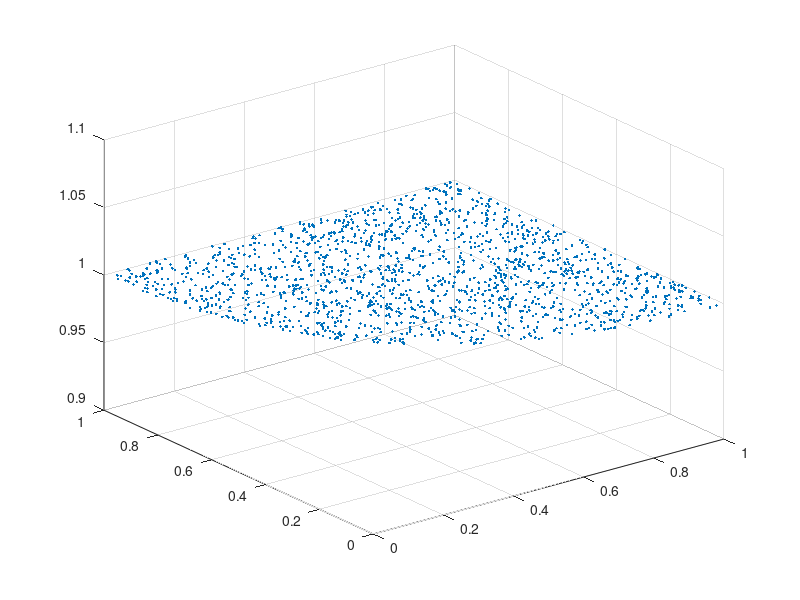

The MATLAB script that drew this image:
% Demo Ice Cream Cone

% Non-negative Matrix Factorization
% Hongyao Ma
% 10/01/2014

clear;
clc;
close all;

% Generate Random Points within [0, 1]^p
p = 3;
N = 2000;
x = rand(N, p);
% x = [1 1 1]
x(:,3) = 1;

% Get the ice-cream cone
ind_iceCreamCone = sum(x, 2) >= (p-1)^0.5 * sum(x.^2, 2).^0.5;
sum(ind_iceCreamCone)
iceCreamCone = x(ind_iceCreamCone, :);

% Plot the cone
figure;
if p == 2
    scatter(iceCreamCone(:,1), iceCreamCone(:,2), '.');
elseif p == 3
    scatter3(iceCreamCone(:,1), iceCreamCone(:, 2), iceCreamCone(:,3), '.');
end

